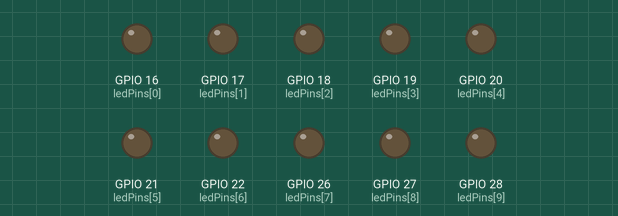
Recording of a sketch running on a simulated ESP32. Shown: output pins drawn as LEDs (lit = HIGH).

Above: at 0.05 s.
At 0.2 s:
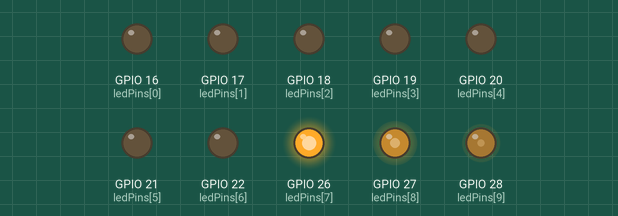
At 0.35 s:
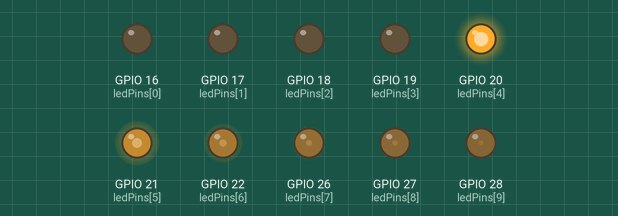
At 0.65 s:
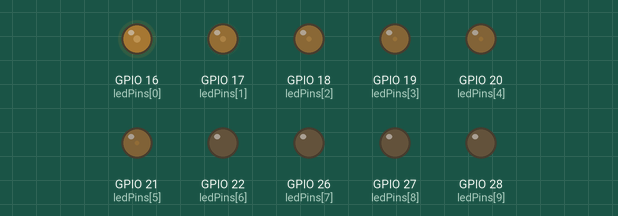
At 1.15 s:
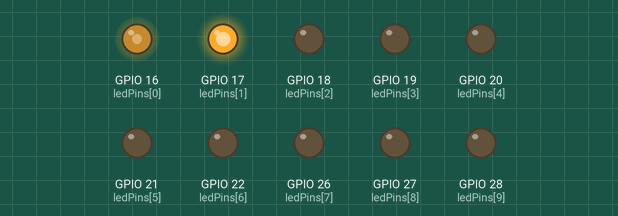
At 1.65 s:
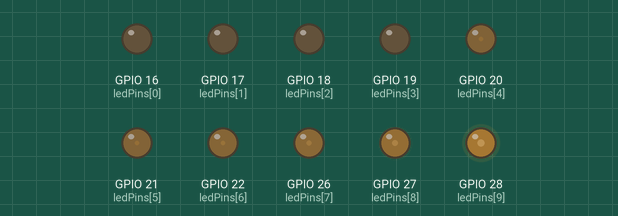
Timing chart, 0 to 4.6 s (numbered marks = the images above):
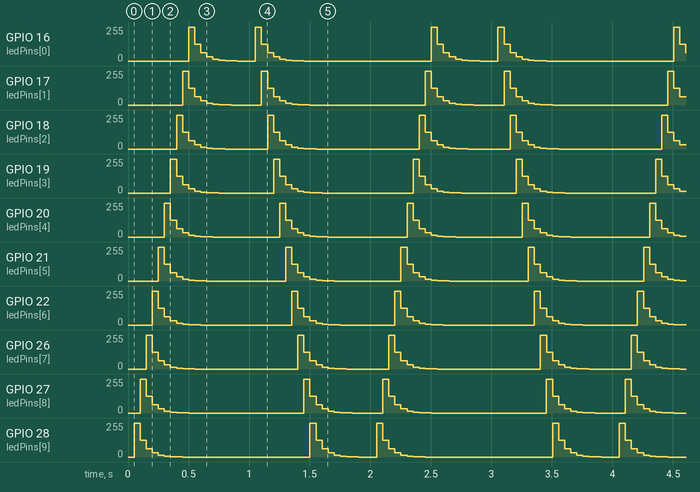

The sketch:

Sketch_04.2_FlowingLight2.ino
```cpp
/**********************************************************************
  Filename    : FlowingLight2
  Description : More cool flowing light.
  Auther      : www.freenove.com
  Modification: 2021/10/13
**********************************************************************/
const byte ledPins[] = {16, 17, 18, 19, 20, 21, 22, 26, 27, 28};    //define led pins

const int dutys[] = {0,    0,    0,    0,   0,   0,   0,  0,  0,  0,
                     4095, 2047, 1023, 512, 256, 128, 64, 32, 16, 8,
                     0,    0,    0,    0,   0,   0,   0,  0,  0,  0};      //define the pwm dutys

int ledCounts;        //the number of leds
int delayTimes = 50;  //flowing speed ,the smaller, the faster
void setup() {
  ledCounts = sizeof(ledPins);    //get the led counts
  for (int i = 0; i < ledCounts; i++) {   //setup the pwm channels
    pinMode(ledPins[i], OUTPUT);
  }
}

void loop() {
  digitalWrite(LED_BUILTIN, HIGH);
  for (int i = 0; i < 20; i++) {        //flowing one side to other side
    for (int j = 0; j < ledCounts; j++) {
      analogWrite(ledPins[j], map(dutys[i+j], 0, 4095, 0, 255));
    }
    delay(delayTimes);
  }
  for (int i = 0; i < 20; i++) {        //flowing one side to other side
    for (int j = 0; j < ledCounts; j++) {
      analogWrite(ledPins[ledCounts - j - 1], map(dutys[i+j], 0, 4095, 0, 255));
    }
    delay(delayTimes);
  }
}
```

Measured:
- by itself, GPIO 16 (ledPins[0]): repeats every 2.0 s: 127/255 0.05 s, 63/255 0.05 s, 31/255 0.05 s, 15/255 0.05 s, 7/255 0.05 s, 3/255 0.05 s, 1/255 0.05 s, 0/255 0.15 s, 255/255 0.05 s, 127/255 0.05 s, 63/255 0.05 s, 31/255 0.05 s, 15/255 0.05 s, 7/255 0.05 s, 3/255 0.05 s, 1/255 0.05 s, 0/255 1.1 s, 255/255 0.05 s
- by itself, GPIO 28 (ledPins[9]): repeats every 2.0 s: 127/255 0.05 s, 63/255 0.05 s, 31/255 0.05 s, 15/255 0.05 s, 7/255 0.05 s, 3/255 0.05 s, 1/255 0.05 s, 0/255 1.1 s, 255/255 0.05 s, 127/255 0.05 s, 63/255 0.05 s, 31/255 0.05 s, 15/255 0.05 s, 7/255 0.05 s, 3/255 0.05 s, 1/255 0.05 s, 0/255 0.15 s, 255/255 0.05 s
